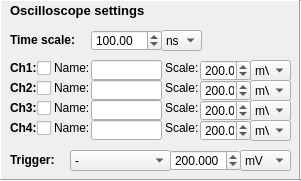
     <widget class="QFrame" name="frame_3">
      <property name="geometry">
       <rect>
        <x>1640</x>
        <y>280</y>
        <width>301</width>
        <height>181</height>
       </rect>
      </property>
      <property name="frameShape">
       <enum>QFrame::StyledPanel</enum>
      </property>
      <property name="frameShadow">
       <enum>QFrame::Raised</enum>
      </property>
      <widget class="QLabel" name="label_6">
       <property name="geometry">
        <rect>
         <x>10</x>
         <y>0</y>
         <width>161</width>
         <height>21</height>
        </rect>
       </property>
       <property name="font">
        <font>
         <pointsize>10</pointsize>
         <weight>75</weight>
         <bold>true</bold>
        </font>
       </property>
       <property name="text">
        <string>Oscilloscope settings</string>
       </property>
       <property name="textFormat">
        <enum>Qt::AutoText</enum>
       </property>
       <property name="wordWrap">
        <bool>false</bool>
       </property>
      </widget>
      <widget class="QCheckBox" name="checkBox_is_use_chan_1">
       <property name="geometry">
        <rect>
         <x>37</x>
         <y>60</y>
         <width>21</width>
         <height>17</height>
        </rect>
       </property>
       <property name="text">
        <string/>
       </property>
      </widget>
      <widget class="QCheckBox" name="checkBox_is_use_chan_2">
       <property name="geometry">
        <rect>
         <x>37</x>
         <y>80</y>
         <width>21</width>
         <height>17</height>
        </rect>
       </property>
       <property name="text">
        <string/>
       </property>
      </widget>
      <widget class="QCheckBox" name="checkBox_is_use_chan_3">
       <property name="geometry">
        <rect>
         <x>37</x>
         <y>100</y>
         <width>21</width>
         <height>17</height>
        </rect>
       </property>
       <property name="text">
        <string/>
       </property>
      </widget>
      <widget class="QCheckBox" name="checkBox_is_use_chan_4">
       <property name="geometry">
        <rect>
         <x>37</x>
         <y>120</y>
         <width>21</width>
         <height>17</height>
        </rect>
       </property>
       <property name="text">
        <string/>
       </property>
      </widget>
      <widget class="Line" name="line_26">
       <property name="geometry">
        <rect>
         <x>-10</x>
         <y>0</y>
         <width>20</width>
         <height>181</height>
        </rect>
       </property>
       <property name="orientation">
        <enum>Qt::Vertical</enum>
       </property>
      </widget>
      <widget class="Line" name="line_19">
       <property name="geometry">
        <rect>
         <x>0</x>
         <y>-10</y>
         <width>301</width>
         <height>21</height>
        </rect>
       </property>
       <property name="orientation">
        <enum>Qt::Horizontal</enum>
       </property>
      </widget>
      <widget class="Line" name="line_27">
       <property name="geometry">
        <rect>
         <x>290</x>
         <y>0</y>
         <width>20</width>
         <height>181</height>
        </rect>
       </property>
       <property name="orientation">
        <enum>Qt::Vertical</enum>
       </property>
      </widget>
      <widget class="QLabel" name="label_26">
       <property name="geometry">
        <rect>
         <x>10</x>
         <y>60</y>
         <width>31</width>
         <height>16</height>
        </rect>
       </property>
       <property name="font">
        <font>
         <weight>75</weight>
         <bold>true</bold>
        </font>
       </property>
       <property name="text">
        <string>Ch1:</string>
       </property>
      </widget>
      <widget class="QLabel" name="label_27">
       <property name="geometry">
        <rect>
         <x>10</x>
         <y>80</y>
         <width>31</width>
         <height>16</height>
        </rect>
       </property>
       <property name="font">
        <font>
         <weight>75</weight>
         <bold>true</bold>
        </font>
       </property>
       <property name="text">
        <string>Ch2:</string>
       </property>
      </widget>
      <widget class="QLabel" name="label_28">
       <property name="geometry">
        <rect>
         <x>10</x>
         <y>100</y>
         <width>31</width>
         <height>16</height>
        </rect>
       </property>
       <property name="font">
        <font>
         <weight>75</weight>
         <bold>true</bold>
        </font>
       </property>
       <property name="text">
        <string>Ch3:</string>
       </property>
      </widget>
      <widget class="QLabel" name="label_29">
       <property name="geometry">
        <rect>
         <x>10</x>
         <y>120</y>
         <width>31</width>
         <height>16</height>
        </rect>
       </property>
       <property name="font">
        <font>
         <weight>75</weight>
         <bold>true</bold>
        </font>
       </property>
       <property name="text">
        <string>Ch4:</string>
       </property>
      </widget>
      <widget class="QLabel" name="label_30">
       <property name="geometry">
        <rect>
         <x>54</x>
         <y>60</y>
         <width>41</width>
         <height>16</height>
        </rect>
       </property>
       <property name="font">
        <font>
         <weight>50</weight>
         <bold>false</bold>
        </font>
       </property>
       <property name="text">
        <string>Name:</string>
       </property>
      </widget>
      <widget class="QLabel" name="label_31">
       <property name="geometry">
        <rect>
         <x>54</x>
         <y>80</y>
         <width>41</width>
         <height>16</height>
        </rect>
       </property>
       <property name="font">
        <font>
         <weight>50</weight>
         <bold>false</bold>
        </font>
       </property>
       <property name="text">
        <string>Name:</string>
       </property>
      </widget>
      <widget class="QLabel" name="label_32">
       <property name="geometry">
        <rect>
         <x>54</x>
         <y>100</y>
         <width>41</width>
         <height>16</height>
        </rect>
       </property>
       <property name="font">
        <font>
         <weight>50</weight>
         <bold>false</bold>
        </font>
       </property>
       <property name="text">
        <string>Name:</string>
       </property>
      </widget>
      <widget class="QLabel" name="label_33">
       <property name="geometry">
        <rect>
         <x>54</x>
         <y>120</y>
         <width>41</width>
         <height>16</height>
        </rect>
       </property>
       <property name="font">
        <font>
         <weight>50</weight>
         <bold>false</bold>
        </font>
       </property>
       <property name="text">
        <string>Name:</string>
       </property>
      </widget>
      <widget class="QLineEdit" name="line_chan_1_name">
       <property name="geometry">
        <rect>
         <x>91</x>
         <y>60</y>
         <width>71</width>
         <height>20</height>
        </rect>
       </property>
      </widget>
      <widget class="QLineEdit" name="line_chan_2_name">
       <property name="geometry">
        <rect>
         <x>91</x>
         <y>80</y>
         <width>71</width>
         <height>20</height>
        </rect>
       </property>
      </widget>
      <widget class="QLineEdit" name="line_chan_3_name">
       <property name="geometry">
        <rect>
         <x>91</x>
         <y>100</y>
         <width>71</width>
         <height>20</height>
        </rect>
       </property>
      </widget>
      <widget class="QLineEdit" name="line_chan_4_name">
       <property name="geometry">
        <rect>
         <x>91</x>
         <y>120</y>
         <width>71</width>
         <height>20</height>
        </rect>
       </property>
      </widget>
      <widget class="QLabel" name="label_34">
       <property name="geometry">
        <rect>
         <x>10</x>
         <y>150</y>
         <width>51</width>
         <height>20</height>
        </rect>
       </property>
       <property name="font">
        <font>
         <weight>75</weight>
         <bold>true</bold>
        </font>
       </property>
       <property name="text">
        <string>Trigger:</string>
       </property>
      </widget>
      <widget class="QComboBox" name="trigger_src_box">
       <property name="geometry">
        <rect>
         <x>70</x>
         <y>150</y>
         <width>101</width>
         <height>21</height>
        </rect>
       </property>
       <item>
        <property name="text">
         <string>-</string>
        </property>
       </item>
       <item>
        <property name="text">
         <string>Channel 1</string>
        </property>
       </item>
       <item>
        <property name="text">
         <string>Channel 2</string>
        </property>
       </item>
       <item>
        <property name="text">
         <string>Channel 3</string>
        </property>
       </item>
       <item>
        <property name="text">
         <string>Channel 4</string>
        </property>
       </item>
      </widget>
      <widget class="Line" name="line_20">
       <property name="geometry">
        <rect>
         <x>0</x>
         <y>170</y>
         <width>301</width>
         <height>21</height>
        </rect>
       </property>
       <property name="orientation">
        <enum>Qt::Horizontal</enum>
       </property>
      </widget>
      <widget class="QComboBox" name="comboBox_trig_lvl_oscilloscope">
       <property name="geometry">
        <rect>
         <x>240</x>
         <y>150</y>
         <width>51</width>
         <height>21</height>
        </rect>
       </property>
       <item>
        <property name="text">
         <string>mV</string>
        </property>
       </item>
       <item>
        <property name="text">
         <string>V</string>
        </property>
       </item>
      </widget>
      <widget class="QDoubleSpinBox" name="trig_lvl_oscilloscope">
       <property name="geometry">
        <rect>
         <x>170</x>
         <y>150</y>
         <width>71</width>
         <height>21</height>
        </rect>
       </property>
       <property name="decimals">
        <number>3</number>
       </property>
       <property name="maximum">
        <double>999.999000000000024</double>
       </property>
       <property name="singleStep">
        <double>1.000000000000000</double>
       </property>
       <property name="value">
        <double>200.000000000000000</double>
       </property>
      </widget>
      <widget class="QLabel" name="label_36">
       <property name="geometry">
        <rect>
         <x>165</x>
         <y>120</y>
         <width>41</width>
         <height>16</height>
        </rect>
       </property>
       <property name="font">
        <font>
         <weight>50</weight>
         <bold>false</bold>
        </font>
       </property>
       <property name="text">
        <string>Scale:</string>
       </property>
      </widget>
      <widget class="QLabel" name="label_37">
       <property name="geometry">
        <rect>
         <x>165</x>
         <y>80</y>
         <width>41</width>
         <height>16</height>
        </rect>
       </property>
       <property name="font">
        <font>
         <weight>50</weight>
         <bold>false</bold>
        </font>
       </property>
       <property name="text">
        <string>Scale:</string>
       </property>
      </widget>
      <widget class="QLabel" name="label_38">
       <property name="geometry">
        <rect>
         <x>165</x>
         <y>60</y>
         <width>41</width>
         <height>16</height>
        </rect>
       </property>
       <property name="font">
        <font>
         <weight>50</weight>
         <bold>false</bold>
        </font>
       </property>
       <property name="text">
        <string>Scale:</string>
       </property>
      </widget>
      <widget class="QLabel" name="label_39">
       <property name="geometry">
        <rect>
         <x>165</x>
         <y>100</y>
         <width>41</width>
         <height>16</height>
        </rect>
       </property>
       <property name="font">
        <font>
         <weight>50</weight>
         <bold>false</bold>
        </font>
       </property>
       <property name="text">
        <string>Scale:</string>
       </property>
      </widget>
      <widget class="QDoubleSpinBox" name="scale_ch_1">
       <property name="geometry">
        <rect>
         <x>200</x>
         <y>60</y>
         <width>51</width>
         <height>21</height>
        </rect>
       </property>
       <property name="decimals">
        <number>1</number>
       </property>
       <property name="minimum">
        <double>0.100000000000000</double>
       </property>
       <property name="maximum">
        <double>1000.000000000000000</double>
       </property>
       <property name="value">
        <double>200.000000000000000</double>
       </property>
      </widget>
      <widget class="QDoubleSpinBox" name="scale_ch_2">
       <property name="geometry">
        <rect>
         <x>200</x>
         <y>80</y>
         <width>51</width>
         <height>21</height>
        </rect>
       </property>
       <property name="decimals">
        <number>1</number>
       </property>
       <property name="minimum">
        <double>0.100000000000000</double>
       </property>
       <property name="maximum">
        <double>1000.000000000000000</double>
       </property>
       <property name="value">
        <double>200.000000000000000</double>
       </property>
      </widget>
      <widget class="QDoubleSpinBox" name="scale_ch_3">
       <property name="geometry">
        <rect>
         <x>200</x>
         <y>100</y>
         <width>51</width>
         <height>21</height>
        </rect>
       </property>
       <property name="decimals">
        <number>1</number>
       </property>
       <property name="minimum">
        <double>0.100000000000000</double>
       </property>
       <property name="maximum">
        <double>1000.000000000000000</double>
       </property>
       <property name="value">
        <double>200.000000000000000</double>
       </property>
      </widget>
      <widget class="QDoubleSpinBox" name="scale_ch_4">
       <property name="geometry">
        <rect>
         <x>200</x>
         <y>120</y>
         <width>51</width>
         <height>21</height>
        </rect>
       </property>
       <property name="decimals">
        <number>1</number>
       </property>
       <property name="minimum">
        <double>0.100000000000000</double>
       </property>
       <property name="maximum">
        <double>1000.000000000000000</double>
       </property>
       <property name="value">
        <double>200.000000000000000</double>
       </property>
      </widget>
      <widget class="QComboBox" name="scale_ch_1_power">
       <property name="geometry">
        <rect>
         <x>250</x>
         <y>60</y>
         <width>41</width>
         <height>21</height>
        </rect>
       </property>
       <item>
        <property name="text">
         <string>mV</string>
        </property>
       </item>
       <item>
        <property name="text">
         <string>V</string>
        </property>
       </item>
      </widget>
      <widget class="QComboBox" name="scale_ch_2_power">
       <property name="geometry">
        <rect>
         <x>250</x>
         <y>80</y>
         <width>41</width>
         <height>21</height>
        </rect>
       </property>
       <item>
        <property name="text">
         <string>mV</string>
        </property>
       </item>
       <item>
        <property name="text">
         <string>V</string>
        </property>
       </item>
      </widget>
      <widget class="QComboBox" name="scale_ch_3_power">
       <property name="geometry">
        <rect>
         <x>250</x>
         <y>100</y>
         <width>41</width>
         <height>21</height>
        </rect>
       </property>
       <item>
        <property name="text">
         <string>mV</string>
        </property>
       </item>
       <item>
        <property name="text">
         <string>V</string>
        </property>
       </item>
      </widget>
      <widget class="QComboBox" name="scale_ch_4_power">
       <property name="geometry">
        <rect>
         <x>250</x>
         <y>120</y>
         <width>41</width>
         <height>21</height>
        </rect>
       </property>
       <item>
        <property name="text">
         <string>mV</string>
        </property>
       </item>
       <item>
        <property name="text">
         <string>V</string>
        </property>
       </item>
      </widget>
      <widget class="QLabel" name="label_40">
       <property name="geometry">
        <rect>
         <x>10</x>
         <y>30</y>
         <width>71</width>
         <height>20</height>
        </rect>
       </property>
       <property name="font">
        <font>
         <weight>75</weight>
         <bold>true</bold>
        </font>
       </property>
       <property name="text">
        <string>Time scale:</string>
       </property>
      </widget>
      <widget class="QDoubleSpinBox" name="scale_time">
       <property name="geometry">
        <rect>
         <x>91</x>
         <y>30</y>
         <width>71</width>
         <height>21</height>
        </rect>
       </property>
       <property name="minimum">
        <double>0.010000000000000</double>
       </property>
       <property name="maximum">
        <double>1000.000000000000000</double>
       </property>
       <property name="value">
        <double>100.000000000000000</double>
       </property>
      </widget>
      <widget class="QComboBox" name="comboBox_time_scale">
       <property name="geometry">
        <rect>
         <x>161</x>
         <y>30</y>
         <width>41</width>
         <height>21</height>
        </rect>
       </property>
       <item>
        <property name="text">
         <string>ns</string>
        </property>
       </item>
       <item>
        <property name="text">
         <string>s</string>
        </property>
       </item>
       <item>
        <property name="text">
         <string>ms</string>
        </property>
       </item>
       <item>
        <property name="text">
         <string>us</string>
        </property>
       </item>
      </widget>
     </widget>
